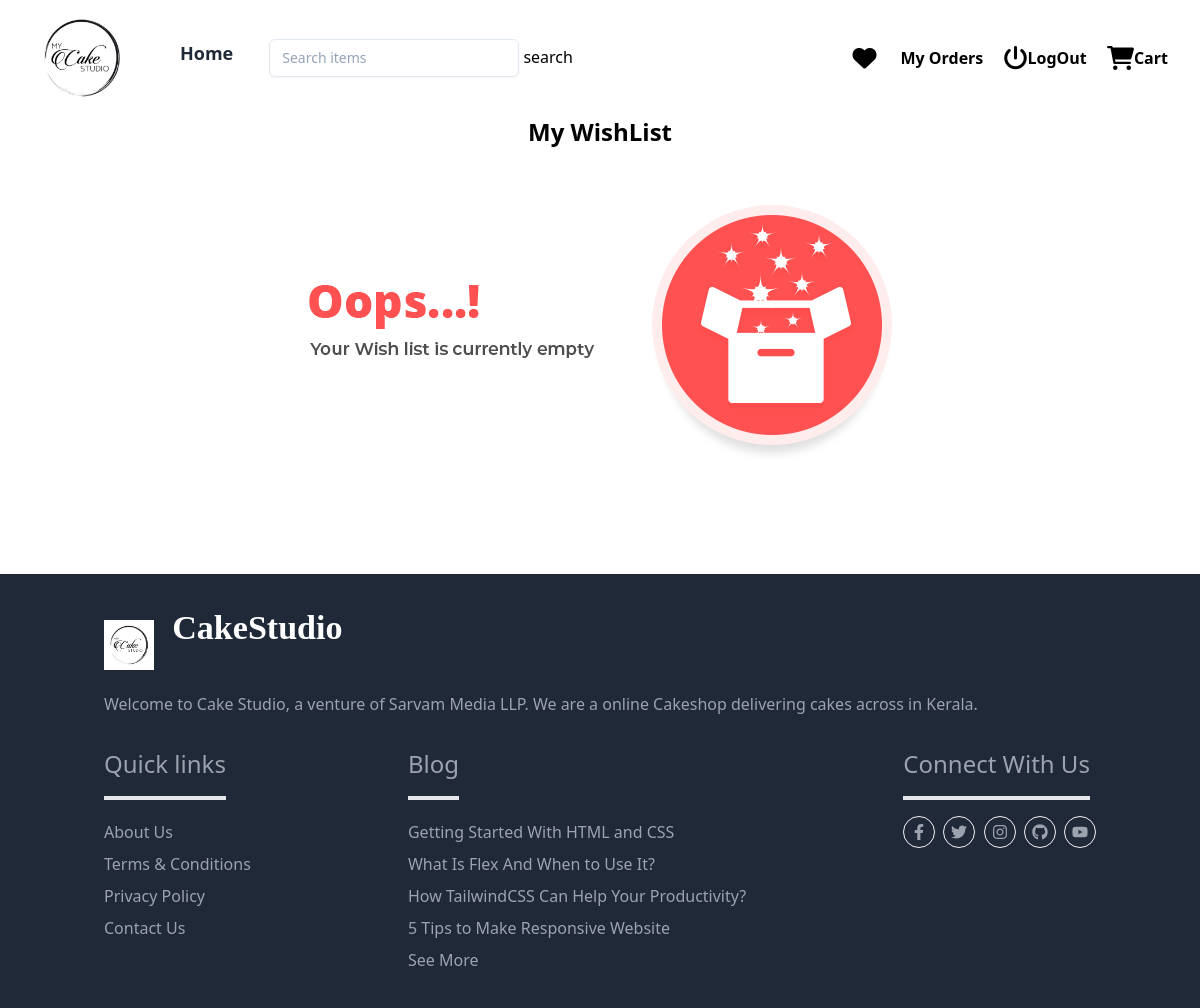
The page /wishlist/summary/ (signed in) on the database as committed earlier.
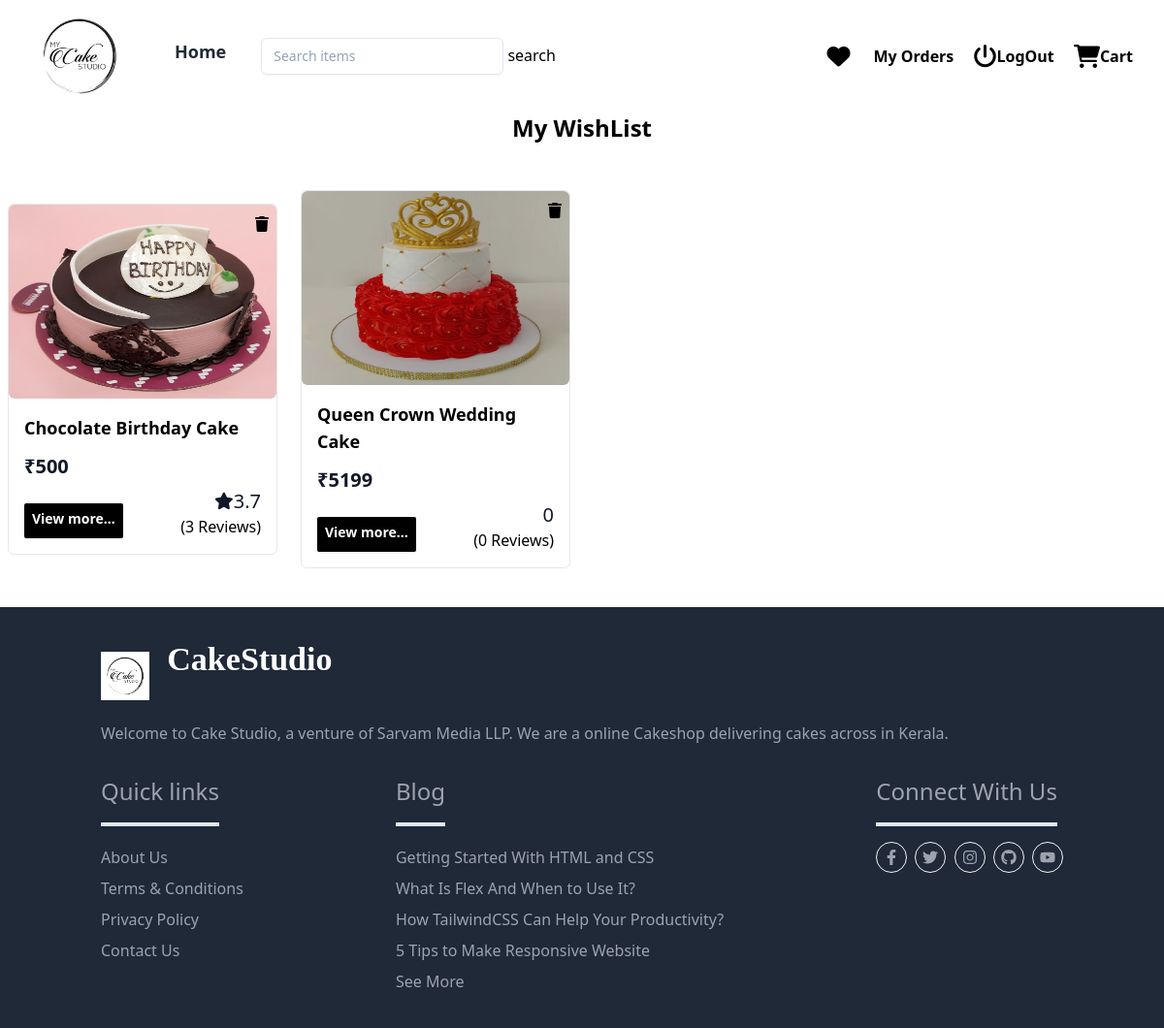
The same page on the database as committed later.
### myapp/models.py (models this page shows, shortened)
class WishList(models.Model):
    user_object = models.ForeignKey(User, on_delete=models.CASCADE)
    cake_object = models.ForeignKey(Cake, on_delete=models.CASCADE)
    created_date=models.DateTimeField(auto_now_add=True)
    updated_date=models.DateTimeField(auto_now=True)
    is_active=models.BooleanField(default=True)

class Cake(models.Model):
    name=models.CharField(max_length=300)
    description=models.TextField()
    image=models.ImageField(upload_to="cake_images",default="/cake_images/default.png")
    tag_objects=models.ManyToManyField(Tag)
    created_date=models.DateTimeField(auto_now_add=True)
    updated_date=models.DateTimeField(auto_now=True)
    is_active=models.BooleanField(default=True)
    @property
    def cake_variant(self):
        return self.varients.order_by('price').first()
    @property
    def review_count(self):
        return self.cake_reviews.all().count()
    @property
    def average_rating(self):
        return self.cake_reviews.all().values('rating').aggregate(avg=Avg('rating')).get('avg',0)

class CakeVariant(models.Model):
    cake_object=models.ForeignKey(Cake,on_delete=models.CASCADE,related_name='varients')
    weight_object=models.ForeignKey(Weight,on_delete=models.CASCADE)
    shape_object=models.ForeignKey(Shape,on_delete=models.CASCADE)
    flavour_object=models.ForeignKey(Flavour,on_delete=models.CASCADE)
    price=models.PositiveIntegerField()
    created_date=models.DateTimeField(auto_now_add=True)
    updated_date=models.DateTimeField(auto_now=True)
    is_active=models.BooleanField(default=True)

### myapp/views.py (the view)
# urls.py: path('wishlist/summary/',views.MyWishlistView.as_view(),name='mywishlist'),
@method_decorator(signin_required,name='dispatch')
class MyWishlistView(View):
    def get(self,request,*args,**kwargs):
        wishlist_items=WishList.objects.filter(user_object=request.user)
        return render(request,'store/wishlist.html',{'wishitems':wishlist_items})

### myapp/decoroters.py (called while the page is built)
def signin_required(fn):
    def wrapper(request,*args,**kwargs):
        if not request.user.is_authenticated:
            messages.error(request,'invalid session! Please login')
            return redirect('sign-in')
        else:
            return fn(request,*args,**kwargs)
    return wrapper

### myapp/templates/store/wishlist.html
{%extends 'store/base.html'%}
{%load static%}
{%block main_block%}
<div class=" text-center pb-2">
    <h1 class=" font-semibold text-2xl text-center">My WishList</h1>
  </div>
{%if wishitems%}
<div class="mx-auto grid w-full max-w-7xl items-center space-y-4 px-2 py-10 md:grid-cols-2 md:gap-6 md:space-y-0 lg:grid-cols-4">
    {%for wi in wishitems%}
      <div class="rounded-md border">
        <div class="relative">
        <img
          src="{{wi.cake_object.image.url}}"
          alt="cake_img"
          class="aspect-[16/9] w-full rounded-md md:aspect-auto md:h-[300px] lg:h-[200px]"
        />
        <a href="{%url 'wishlist-remove' wi.id%}"  class="absolute top-2 right-2 text-black-500 hover:text-red-900">
            <i class="fa-solid fa-trash"></i>
          </a>
        </div>
        <div class="p-4">
          <h1 class="inline-flex items-center text-lg font-semibold">
            {{wi.cake_object.name}}
          </h1>
          <div class="mt-3 flex flex justify-between space-x-2 mb-2">
            <span class="title-font text-left text-xl font-bold text-gray-900 " >
              ₹{{wi.cake_object.cake_variant.price}}
            </span>
          </div>
          <div class="flex justify-between">
          <a
          href="{%url 'cake-variants' wi.cake_object.id%}"
            type="button"
            class="mt-4  rounded-sm bg-black px-2 py-1.5 text-sm font-semibold text-white shadow-sm hover:bg-black/80 focus-visible:outline focus-visible:outline-2 focus-visible:outline-offset-2 focus-visible:outline-black"
          >
           View more...
          </a>
          <span>
            <p class="title-font text-xl text-right text-gray-900 " >
            {%if wi.cake_object.average_rating %}
                <i class="fa-solid fa-star fa-sm"></i>{{wi.cake_object.average_rating|floatformat:1}}
            {%else%}
                 0
            {%endif%}
            </p>
            <p>
             ({{wi.cake_object.review_count}} Reviews)
           </p>
          </span>
        </div>
        </div>
      </div>
  {%endfor%}
    </div>
{%else%}
<div class="text-center py-2 pb-24 pt-4">
    <img src="{%static 'image/wishlist (2).png'%}" alt="" class="mx-auto">
</div>
{%endif%}
{%endblock%}

### myapp/templates/store/base.html (shortened to what this page needs)
<!DOCTYPE html>
{%load static%}
<html lang="en">
<head>
    <script src="https://cdn.tailwindcss.com"></script>
    <link href="https://cdnjs.cloudflare.com/ajax/libs/font-awesome/6.0.0/css/all.min.css" rel="stylesheet">
</head>
<body>
    <div class="relative w-full bg-white">
        <div class="mx-auto flex max-w-7xl items-center justify-between px-4 py-2 sm:px-6 lg:px-8">
          <div class="inline-flex items-center space-x-2">
            <img width="100px" src="{%static 'image/cakestudio-logo.jpg' %}" alt="image">
          </div>
          <div class=" hidden grow items-start lg:flex">
            <ul class=" ml-12 inline-flex space-x-9">
              <li class="">
                <a
                  href="{%url 'index'%}"
                  class="text-lg font-bold text-gray-800 hover:text-gray-900"
                >
                  Home
                </a>
              </li>
              <li class="w-[500px]">
               <form action="{%url 'search'%}" method="get">
                  <input class="w-1/2 bg-transparent placeholder:text-slate-400 text-slate-700 text-sm border border-slate-200 rounded-md px-3 py-2 transition duration-300 ease focus:outline-none focus:border-slate-400 hover:border-slate-300 shadow-sm focus:shadow"
                  type="text" name="search" placeholder="Search items">
                  <button type="submit">search</button>
               </form>
              </li>
            </ul>
          </div>
          <div class="flex relative group space-x-6  mx-6">
            <div class=" items-center ">
             <a href="{%url 'mywishlist' %}"  class="flex items-center">
              <i class="fa-solid fa-heart fa-xl"></i>
            </a>
          </div>
         </div>
          <div class="inline-flex font-semibold space-x-4  hidden lg:block">
            <a href="{%url 'order-summary'%}" class="font-semibold ">
              My Orders
              </a>
            <a href="{%url 'sign-out'%}" class="font-semibold">
            <i class="fa-solid fa-power-off fa-xl"></i>LogOut
            </a>
              <a href="{%url 'mycart'%}" class="font-semibold">
              <i class="fa-solid fa-cart-shopping fa-xl"></i>Cart
              </a>
          </div>
        </div>
      </div>
{%block main_block%}
{%endblock%}
<footer>
  <div class="bg-gray-800 py-4 text-gray-400">
    <div class="container px-4 mx-auto">
      <div class="-mx-4 flex flex-wrap justify-between">
        <div class="px-4 my-4 w-full xl:w-1/5">
          <div class="inline-flex items-center space-x-2">
          <img width="50px" src="{%static 'image/cakestudio-logo.jpg' %}" alt="image">
          <a href="/" class="block w-56 mb-10">
            <svg version="1.1" viewBox="0 0 3368 512" xmlns="http://www.w3.org/2000/svg" class="mt-1" >
              <g fill="none" fill-rule="evenodd">
                <g transform="translate(0 -75)" >
                  <text fill="white" font-family="Nunito-Bold, Nunito" font-size="512" font-weight="bold">
                    <tspan  x="154" y="518">CakeStudio</tspan>
                  </text>
                </g>
              </g>
            </svg>
          </a>
        </div>
          <p class="text-justify mt-2" >
            Welcome to Cake Studio, a venture of Sarvam Media LLP. We are a online Cakeshop delivering cakes across in Kerala.
          </p>
        </div>
        <div class="px-4 my-4 w-full sm:w-auto">
          <div>
            <h2 class="inline-block text-2xl pb-4 mb-4 border-b-4 border-grey-600 ">Quick links</h2>
          </div>
          <ul class="leading-8">
            <li><a href="{%url 'about-us'%}" class="hover:text-blue-400">About Us</a></li>
            <li><a href="#" class="hover:text-blue-400">Terms &amp; Conditions</a></li>
            <li><a href="#" class="hover:text-blue-400">Privacy Policy</a></li>
            <li><a href="{%url 'contact-us'%}" class="hover:text-blue-400">Contact Us</a></li>
          </ul>
        </div>
        <div class="px-4 my-4 w-full sm:w-auto">
          <div>
            <h2 class="inline-block text-2xl pb-4 mb-4 border-b-4 border-grey-600">Blog</h2>
          </div>
          <ul class="leading-8">
            <li><a href="#" class="hover:text-blue-400">Getting Started With HTML and CSS</a></li>
            <li><a href="#" class="hover:text-blue-400">What Is Flex And When to Use It?</a></li>
            <li><a href="#" class="hover:text-blue-400">How TailwindCSS Can Help Your Productivity?</a></li>
            <li><a href="#" class="hover:text-blue-400">5 Tips to Make Responsive Website</a></li>
            <li><a href="#" class="hover:text-blue-400">See More</a></li>
          </ul>
        </div>
        <div class="px-4 my-4 w-full sm:w-auto xl:w-1/5">
          <div>
            <h2 class="inline-block text-2xl pb-4 mb-4 border-b-4 border-grey-600">Connect With Us</h2>
          </div>
          <a href="#" class="inline-flex items-center justify-center h-8 w-8 border border-gray-100 rounded-full mr-1 hover:text-blue-400 hover:border-blue-400">
            <svg class="w-4 h-4 fill-current" xmlns="http://www.w3.org/2000/svg" viewBox="0 0 320 512">
              <path d="M279.14 288l14.22-92.66h-88.91v-60.13c0-25.35 12.42-50.06 52.24-50.06h40.42V6.26S260.43 0 225.36 0c-73.22 0-121.08 44.38-121.08 124.72v70.62H22.89V288h81.39v224h100.17V288z"></path>
            </svg>
          </a>
          <a href="#" class="inline-flex items-center justify-center h-8 w-8 border border-gray-100 rounded-full mr-1 hover:text-blue-400 hover:border-blue-400">
          </a>
          <a href="#" class="inline-flex items-center justify-center h-8 w-8 border border-gray-100 rounded-full mr-1 hover:text-blue-400 hover:border-blue-400">
          </a>
          <a href="#" class="inline-flex items-center justify-center h-8 w-8 border border-gray-100 rounded-full mr-1 hover:text-blue-400 hover:border-blue-400">
          </a>
          <a href="#" class="inline-flex items-center justify-center h-8 w-8 border border-gray-100 rounded-full hover:text-blue-400 hover:border-blue-400">
          </a>
        </div>
      </div>
    </div>
  </div>
</footer>
</body>
</html>

Rows that differ between the two databases and show on the page:
added WishList: cake_object.image (picture), cake_object.name "Chocolate Birthday Cake", cake_object.cake_variant.price "500", cake_object.average_rating "3.7", cake_object.review_count "3"
added WishList: cake_object.image (picture), cake_object.name "Queen Crown Wedding Cake", cake_object.cake_variant.price "5199", shows "0", cake_object.review_count "0"
